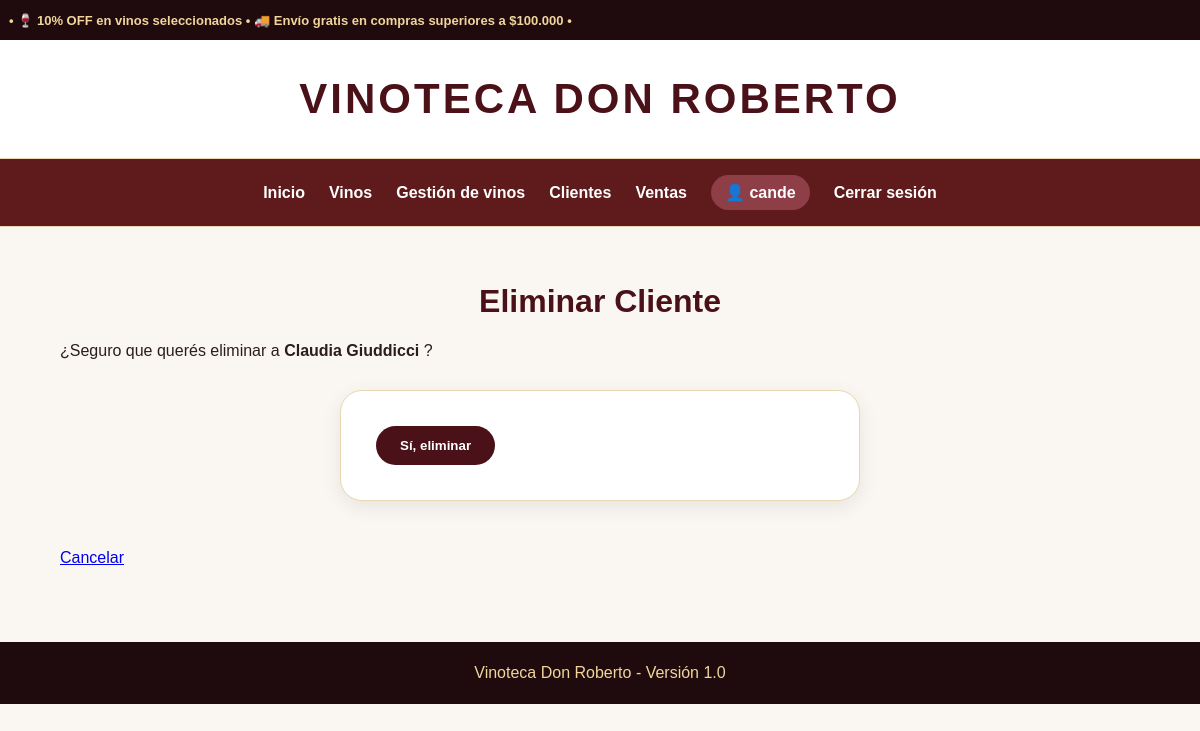
/clientes/eliminar/3/ (signed in), run on the app's committed database.
### usuarios/models.py (models this page shows)
class Usuario(AbstractUser):
    pass

### gestion/models.py (models this page shows, shortened)
class Cliente(models.Model):
    nombre = models.CharField(max_length=100)
    apellido = models.CharField(max_length=100)
    telefono = models.CharField(max_length=50)
    email = models.EmailField()

### gestion/views.py (the view)
@permission_required("gestion.delete_cliente", login_url="login", raise_exception=True)
def cliente_eliminar(request, id):
    cliente = get_object_or_404(Cliente, id=id)
    if request.method == "POST":
        cliente.delete()
        return redirect("cliente_listar")
    return render(request, "gestion/cliente_confirmar_eliminar.html", {"cliente": cliente})

### gestion/context_processors.py (called while the page is built)
def datos_sistema(request):
    return {
        "nombre_sistema": "Vinoteca Don Roberto ",
        "version": "1.0",
    }

### templates/gestion/cliente_confirmar_eliminar.html (shortened to what this page needs)
{% extends 'base.html' %}
{% block body %}
<h1>Eliminar Cliente</h1>
<p>
¿Seguro que querés eliminar a
<strong>
{{ cliente.nombre }} {{ cliente.apellido }}
</strong>
?
</p>
<form method="post">
    <button type="submit">
        Sí, eliminar
    </button>
</form>
<br>
<a href="{% url 'cliente_listar' %}">
    Cancelar
</a>
{% endblock %}

### templates/base.html (shortened to what this page needs)
{% load static %}
<!DOCTYPE html>
<html lang="es">
<head>
    <link rel="stylesheet" href="{% static 'gestion/styles.css' %}">
</head>
<body>
<div class="topbar">
    <div class="topbar-track">
        <span>
            • 🍷 10% OFF en vinos seleccionados • 🚚 Envío gratis en compras superiores a $100.000 •
        </span>
    </div>
</div>
<header class="header">
    <h1>{{ nombre_sistema }}</h1>
</header>
<nav class="navbar">
    <a href="{% url 'home' %}">Inicio</a>
    <a href="{% url 'vinos_disponibles' %}">
        Vinos
    </a>
    {% if user.is_authenticated %}
        {% if perms.gestion.view_vino %}
            <a href="{% url 'vino_listar' %}">
                Gestión de vinos
            </a>
        {% endif %}
        {% if perms.gestion.view_cliente %}
            <a href="{% url 'cliente_listar' %}">
                Clientes
            </a>
        {% endif %}
        {% if perms.gestion.view_venta %}
            <a href="{% url 'venta_listar' %}">
                Ventas
            </a>
        {% endif %}
        <span class="usuario">
            👤 {{ user.username }}
        </span>
        <a href="{% url 'logout' %}">
            Cerrar sesión
        </a>
    {% endif %}
</nav>
<main class="contenedor">
    {% block body %}
    {% endblock %}
</main>
<footer class="footer">
    {{ nombre_sistema }} - Versión {{ version }}
</footer>
</body>
</html>

### gestion/static/gestion/styles.css (style rules this page uses)
* { box-sizing:border-box; }
body { margin:0; font-family: Arial, Helvetica, sans-serif; background:#faf7f3; color:#2b1d1d; }
.topbar { background:#1f0b0d; color:#f1d59b; text-align:center; padding:9px; font-size:13px; }
.header { background:white; text-align:center; padding:35px 20px; border-bottom:1px solid #ead6b1; }
.header h1 { margin:0; color:#4b1118; font-size:42px; letter-spacing:3px; text-transform:uppercase; }
.navbar { background:rgb(95, 27, 27); padding:16px; display:flex; justify-content:center; align-items:center; gap:24px; flex-wrap:wrap; border-bottom:1px solid #ead6b1; position:sticky; top:0; z-index:10; }
.navbar a { color:#ffffff; text-decoration:none; font-weight:bold; }
.usuario { background:#8d3e47; color:white; padding:8px 14px; border-radius:20px; font-weight:bold; }
.contenedor { width:90%; max-width:1180px; margin:auto; padding:35px 0; }
h1, .seccion-titulo { text-align:center; color:#4b1118; }
form { max-width:520px; margin:30px auto; background:white; padding:35px; border-radius:22px; box-shadow:0 6px 20px rgba(0,0,0,.08); border:1px solid #ead6b1; }
button { background:#4b1118; color:white; border:none; padding:12px 24px; border-radius:25px; font-weight:bold; }
.footer { background:#1f0b0d; color:#f1d59b; text-align:center; padding:22px; margin-top:40px; }
.topbar { background:#1f0b0d; color:#f1d59b; overflow:hidden; height:40px; display:flex; align-items:center; }
.topbar-track { display:flex; width:max-content; animation: scrollPromo 8s linear infinite; }
.topbar-track span { white-space:nowrap; padding-right:80px; font-weight:bold; }

### data on the page
Usuario: username "cande"
Cliente: nombre "Claudia", apellido "Giuddicci"

### other printed values
{{ nombre_sistema }} "VINOTECA DON ROBERTO"
{{ nombre_sistema }} "Vinoteca Don Roberto"
{{ version }} "1.0"
